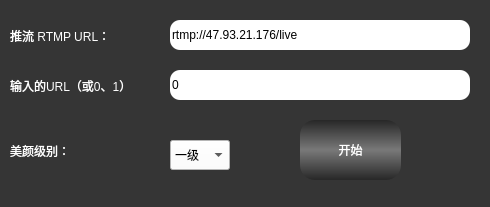
<?xml version="1.0" encoding="UTF-8"?>
<ui version="4.0">
 <class>XRtmpSteamerClass</class>
 <widget class="QWidget" name="XRtmpSteamerClass">
  <property name="geometry">
   <rect>
    <x>0</x>
    <y>0</y>
    <width>490</width>
    <height>207</height>
   </rect>
  </property>
  <property name="windowTitle">
   <string>XRtmpSteamer</string>
  </property>
  <property name="styleSheet">
   <string notr="true">QLabel
{
	color: rgb(255, 255, 255);
	font: 75 12pt &quot;黑体&quot;;
}
QWidget
{
	background-color: rgb(53, 53, 53);
}

QPushButton:hover
 { 
	background-color: qlineargradient(spread:pad, x1:0, y1:0, x2:0, y2:1, stop:0 rgba(120, 120, 120, 255), stop:0.495 rgba(39, 39, 39, 255), stop:0.505 rgba(39,39, 39, 255), stop:1 rgba(120, 120,120, 255));
	border: none;
	border-radius:15px;
	color: rgb(255, 255, 255);
	font: 75 12pt &quot;黑体&quot;;
 }
QPushButton:!hover
 { 
	background-color: qlineargradient(spread:pad, x1:0, y1:0, x2:0, y2:1, stop:0 rgba(39, 39, 39, 255), stop:0.495 rgba(120, 120, 120, 255), stop:0.505 rgba(120,120, 120, 255), stop:1 rgba(39, 39,39, 255));
	border: none;
	border-radius:15px;
	color: rgb(255, 255, 255);
	font: 75 12pt &quot;黑体&quot;;
 }

QLineEdit
{
	border-radius:10px;
	background-color: rgb(255, 255, 255);
	font: 75 12pt &quot;黑体&quot;;
}
QComboBox
{
	background-color: rgb(255, 255, 255);
	font: 75 12pt &quot;黑体&quot;;
}</string>
  </property>
  <widget class="QLineEdit" name="outUrl">
   <property name="geometry">
    <rect>
     <x>170</x>
     <y>20</y>
     <width>300</width>
     <height>30</height>
    </rect>
   </property>
   <property name="text">
    <string>rtmp://47.93.21.176/live</string>
   </property>
  </widget>
  <widget class="QLabel" name="labelRTMP">
   <property name="geometry">
    <rect>
     <x>10</x>
     <y>25</y>
     <width>150</width>
     <height>21</height>
    </rect>
   </property>
   <property name="text">
    <string>推流 RTMP URL：</string>
   </property>
  </widget>
  <widget class="QPushButton" name="startButton">
   <property name="geometry">
    <rect>
     <x>300</x>
     <y>120</y>
     <width>101</width>
     <height>60</height>
    </rect>
   </property>
   <property name="text">
    <string>开始</string>
   </property>
  </widget>
  <widget class="QLabel" name="labelInUrl">
   <property name="geometry">
    <rect>
     <x>10</x>
     <y>75</y>
     <width>150</width>
     <height>21</height>
    </rect>
   </property>
   <property name="text">
    <string>输入的URL（或0、1）</string>
   </property>
  </widget>
  <widget class="QLineEdit" name="inUrl">
   <property name="geometry">
    <rect>
     <x>170</x>
     <y>70</y>
     <width>300</width>
     <height>30</height>
    </rect>
   </property>
   <property name="text">
    <string>0</string>
   </property>
  </widget>
  <widget class="QLabel" name="labelFace">
   <property name="geometry">
    <rect>
     <x>10</x>
     <y>140</y>
     <width>150</width>
     <height>21</height>
    </rect>
   </property>
   <property name="text">
    <string>美颜级别：</string>
   </property>
  </widget>
  <widget class="QComboBox" name="face">
   <property name="geometry">
    <rect>
     <x>170</x>
     <y>140</y>
     <width>60</width>
     <height>30</height>
    </rect>
   </property>
   <item>
    <property name="text">
     <string>一级</string>
    </property>
   </item>
   <item>
    <property name="text">
     <string>二级</string>
    </property>
   </item>
   <item>
    <property name="text">
     <string>三级</string>
    </property>
   </item>
  </widget>
 </widget>
 <layoutdefault spacing="6" margin="11"/>
 <resources>
  <include location="xrtmpsteamer.qrc"/>
 </resources>
 <connections>
  <connection>
   <sender>startButton</sender>
   <signal>clicked()</signal>
   <receiver>XRtmpSteamerClass</receiver>
   <slot>Stream()</slot>
   <hints>
    <hint type="sourcelabel">
     <x>361</x>
     <y>158</y>
    </hint>
    <hint type="destinationlabel">
     <x>503</x>
     <y>149</y>
    </hint>
   </hints>
  </connection>
 </connections>
 <slots>
  <slot>Stream()</slot>
 </slots>
</ui>
